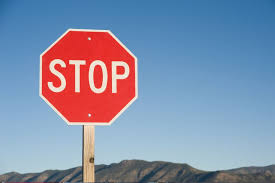
#> input picture stop.jpg, 275 x 183 px
$ python image_process.py   (older library calls are emulated)
#> lines starting #> are read from the running program, lines starting #| are printed output that depends on the picture; after the words box and inside, x2 and y2 are one past the last pixel; in counts of white or black regions, pixels touching at a corner belong together
import cv2
import numpy as np

# Color ranges for HSV
# Red color range for stop sign, yield sign, and no entry sign
lower_red1 = np.array([0, 70, 50])
upper_red1 = np.array([10, 255, 255])
lower_red2 = np.array([170, 70, 50])
upper_red2 = np.array([180, 255, 255])
# Yellow color range for caution sign
lower_yellow = np.array([15, 100, 100])
upper_yellow = np.array([35, 255, 255])

def color_segmentation(image):
    hsv = cv2.cvtColor(image, cv2.COLOR_BGR2HSV)

    # Red mask
    mask_red1 = cv2.inRange(hsv, lower_red1, upper_red1)
    mask_red2 = cv2.inRange(hsv, lower_red2, upper_red2)
    mask_red = cv2.bitwise_or(mask_red1, mask_red2)
    mask_red = cv2.morphologyEx(mask_red, cv2.MORPH_CLOSE, np.ones((5, 5), np.uint8))

    # Yellow mask
    mask_yellow = cv2.inRange(hsv, lower_yellow, upper_yellow)
    mask_yellow = cv2.morphologyEx(mask_yellow, cv2.MORPH_CLOSE, np.ones((5, 5), np.uint8))

    return mask_red, mask_yellow

def sobel_edge_detection(image):
    gray = cv2.cvtColor(image, cv2.COLOR_BGR2GRAY)
    gray = cv2.equalizeHist(gray)
    grad_x = cv2.Sobel(gray, cv2.CV_64F, 1, 0, ksize=3)
    grad_y = cv2.Sobel(gray, cv2.CV_64F, 0, 1, ksize=3)
    abs_grad_x = cv2.convertScaleAbs(grad_x)
    abs_grad_y = cv2.convertScaleAbs(grad_y)
    edges = cv2.addWeighted(abs_grad_x, 0.5, abs_grad_y, 0.5, 0)
    return edges

def template_matching(image, templates):
    best_match = None
    best_value = 0.0
    for template in templates:
        for scale in np.linspace(0.5, 1.5, 20):
            resized_template = cv2.resize(template, (0, 0), fx=scale, fy=scale)
            res = cv2.matchTemplate(image, resized_template, cv2.TM_CCOEFF_NORMED)
            min_val, max_val, min_loc, max_loc = cv2.minMaxLoc(res)
            if max_val > best_value:
                best_value = max_val
                best_match = (max_val, max_loc, resized_template.shape)
    return best_match

def shape_analysis(contours, min_vertices=3, max_vertices=10, aspect_ratio_range=(0.8, 1.2)):
    matches = []
    for cnt in contours:
        if cv2.contourArea(cnt) < 500:
            continue
        epsilon = 0.02 * cv2.arcLength(cnt, True)
        approx = cv2.approxPolyDP(cnt, epsilon, True)
        vertices = len(approx)
        x, y, w, h = cv2.boundingRect(cnt)
        aspect_ratio = float(w) / h
        if min_vertices <= vertices <= max_vertices and aspect_ratio_range[0] <= aspect_ratio <= aspect_ratio_range[1]:
            matches.append(cnt)
    return matches


if __name__ == "__main__":
    #Test image
    image = cv2.imread('stop.jpg')
#> image is the input picture: shape (183, 275, 3); mean B, G, R 169.3, 143.4, 132.3
    # Resize image
    image = cv2.resize(image, (640, 480))
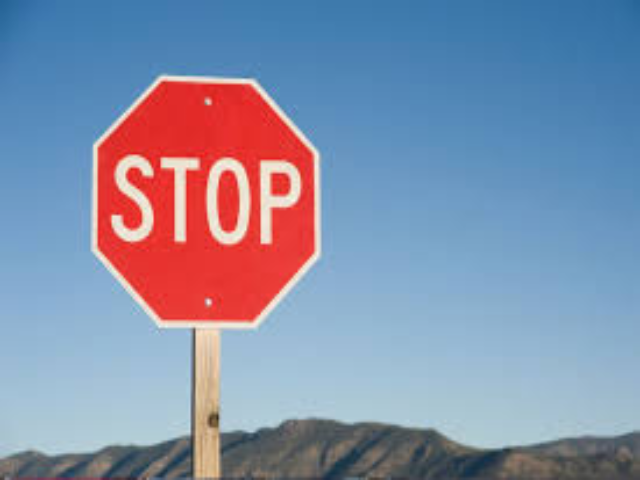
#> image: shape (480, 640, 3); mean B, G, R 169.2, 143.3, 132.2

    mask_red, mask_yellow = color_segmentation(image)
#> in color_segmentation, `hsv = cv2.cvtColor(image, cv2.COLOR_BGR2HSV)`: hsv: shape (480, 640, 3); mean H, S, V 85.9, 108.9, 192.7
#> in color_segmentation, `mask_red1 = cv2.inRange(hsv, lower_red1, upper_red1)`:
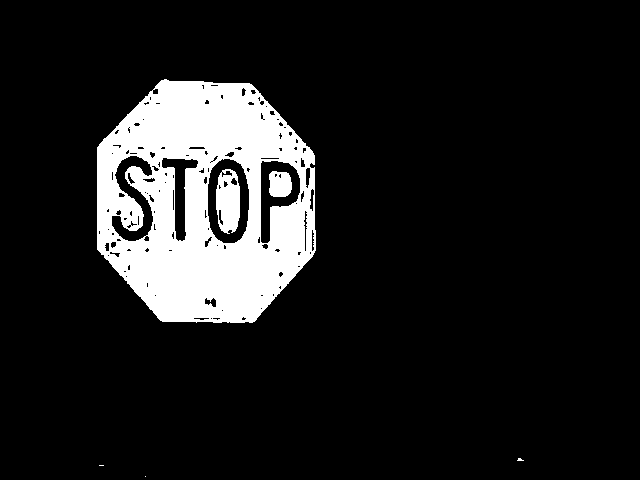
#> mask_red1: shape (480, 640); 11.9% white; 6 white regions (3 under 20 px), largest, box (x1, y1, x2, y2) and area: (97, 79, 316, 323) 34959, (216, 169, 240, 234) 1200, (269, 171, 292, 197) 512
#> in color_segmentation, `mask_red2 = cv2.inRange(hsv, lower_red2, upper_red2)`: mask_red2: shape (480, 640); 0.5% white in thin lines or dots, all inside (x1, y1, x2, y2) = (17, 85, 315, 480)
#> in color_segmentation, `mask_red = cv2.bitwise_or(mask_red1, mask_red2)`: mask_red: shape (480, 640); 12.4% white; 11 white regions (7 under 20 px), largest, box (x1, y1, x2, y2) and area: (97, 79, 316, 323) 36288, (216, 169, 240, 234) 1321, (269, 171, 292, 197) 523, (76, 477, 99, 480) 50
#> in color_segmentation, `mask_yellow = cv2.inRange(hsv, lower_yellow, upper_yellow)`:
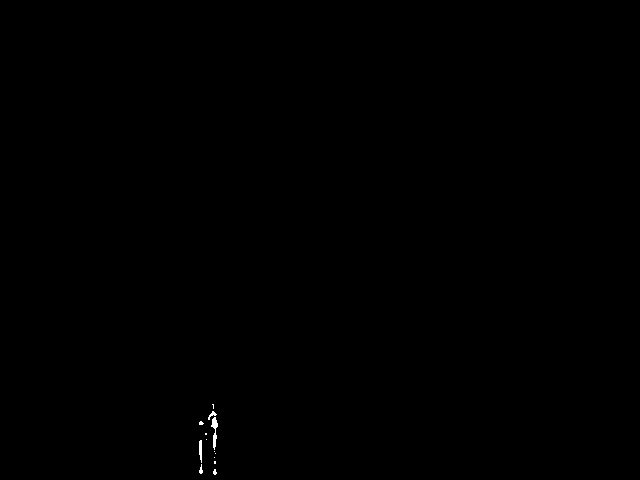
#> mask_yellow: shape (480, 640); 0.09% white; 13 white regions (9 under 20 px), largest, box (x1, y1, x2, y2) and area: (211, 417, 218, 450) 108, (199, 440, 202, 463) 57, (208, 411, 217, 420) 31, (199, 464, 203, 474) 23
#> in color_segmentation, `mask_yellow = cv2.morphologyEx(mask_yellow, cv2.MORPH_CLOSE, np.ones((..`: mask_yellow: shape (480, 640); 0.1% white; 7 white regions (5 under 20 px)
    edges = sobel_edge_detection(image)
#> in sobel_edge_detection, `gray = cv2.cvtColor(image, cv2.COLOR_BGR2GRAY)`:
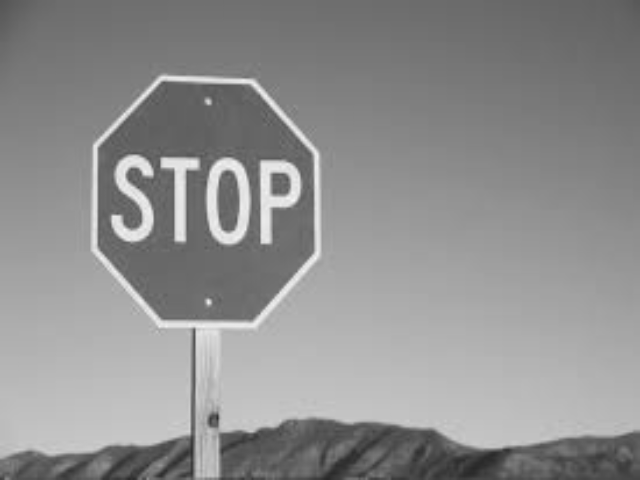
#> gray: shape (480, 640); min 39, max 247, mean 142.9
#> in sobel_edge_detection, `gray = cv2.equalizeHist(gray)`:
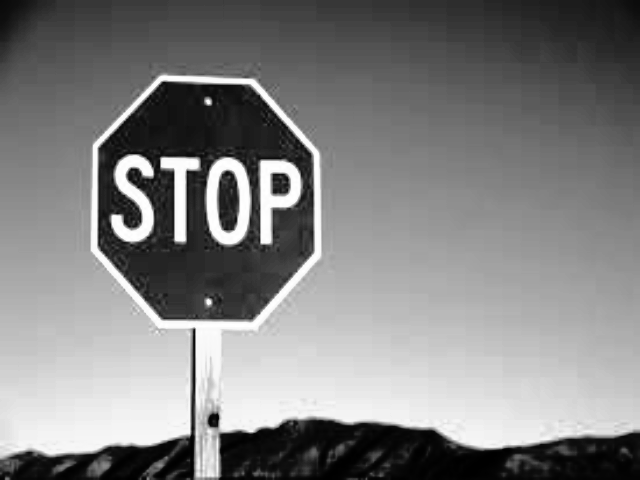
#> gray: shape (480, 640); min 0, max 255, mean 128.6
#> in sobel_edge_detection, `grad_y = cv2.Sobel(gray, cv2.CV_64F, 0, 1, ksize=3)`:
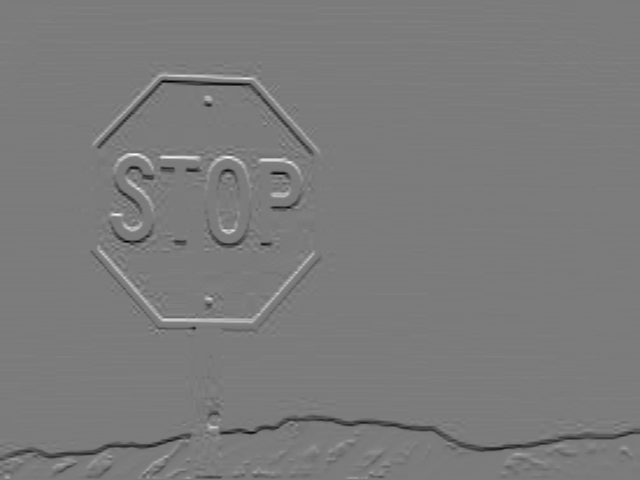
#> grad_y: shape (480, 640) float64; min -797, max 848, mean -0.5; drawn with min black and max white
#> in sobel_edge_detection, `edges = cv2.addWeighted(abs_grad_x, 0.5, abs_grad_y, 0.5, 0)`:
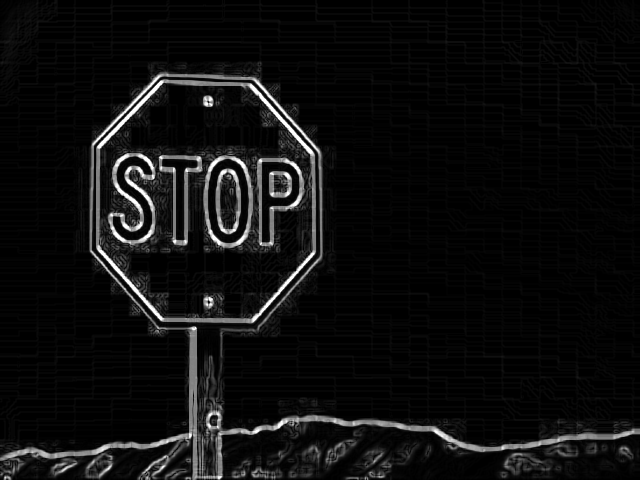
#> edges: shape (480, 640); min 0, max 255, mean 14.5

    # Find contours from masks
    contours_red, _ = cv2.findContours(mask_red, cv2.RETR_TREE, cv2.CHAIN_APPROX_SIMPLE)
#> contours_red = 15 contours, 7 with area under 20; largest, box (x1, y1, x2, y2) and area: (97, 79, 316, 323) 43223, (207, 158, 250, 244) 3006, (260, 160, 301, 244) 2020, (111, 155, 154, 242) 1544, (216, 169, 240, 234) 1248, (161, 158, 198, 241) 1108, (269, 171, 292, 197) 483, (76, 477, 99, 480) 26
    contours_yellow, _ = cv2.findContours(mask_yellow, cv2.RETR_TREE, cv2.CHAIN_APPROX_SIMPLE)
#> contours_yellow = 7 contours, 5 with area under 20; largest, box (x1, y1, x2, y2) and area: (208, 404, 218, 452) 118, (199, 440, 203, 474) 46

    # Analyze shapes
    red_matches = shape_analysis(contours_red)
#> the loop in shape_analysis, `for cnt in contours:` made 15 passes
#> cnt on passes 1, 2, 3, 4, 6, 7: [[17, 479]], [[119, 478], [118, 479], [117, 479], [120, 479]], [[52, 478], [52, 479], [54, 479], [54, 478]], [[25, 478], [24, 479], [28, 479], [28, 478]], [[145, 476]], [[99, 465], [103, 465]]
#> (epsilon, vertices, x, y, w, h, aspect_ratio) on passes 9, 10, 12, 13, 14, 15: (15.71, 8, 97, 79, 219, 244, 0.898), (4.56, 8, 260, 160, 41, 84, 0.488), (4.44, 8, 207, 158, 43, 86, 0.5), (3.14, 9, 216, 169, 24, 65, 0.369), (4.58, 8, 161, 158, 37, 83, 0.446), (6.89, 11, 111, 155, 43, 87, 0.494)
#> after the loop in shape_analysis, `for cnt in contours:`: matches = 1 contour; box (x1, y1, x2, y2) and area: (97, 79, 316, 323) 43223
#> red_matches has the same summary as matches in shape_analysis
    yellow_matches = shape_analysis(contours_yellow)
#> the loop in shape_analysis (call 2), `for cnt in contours:` made 7 passes
#> cnt on pass 3: [[215, 453]]
#> yellow_matches = []
